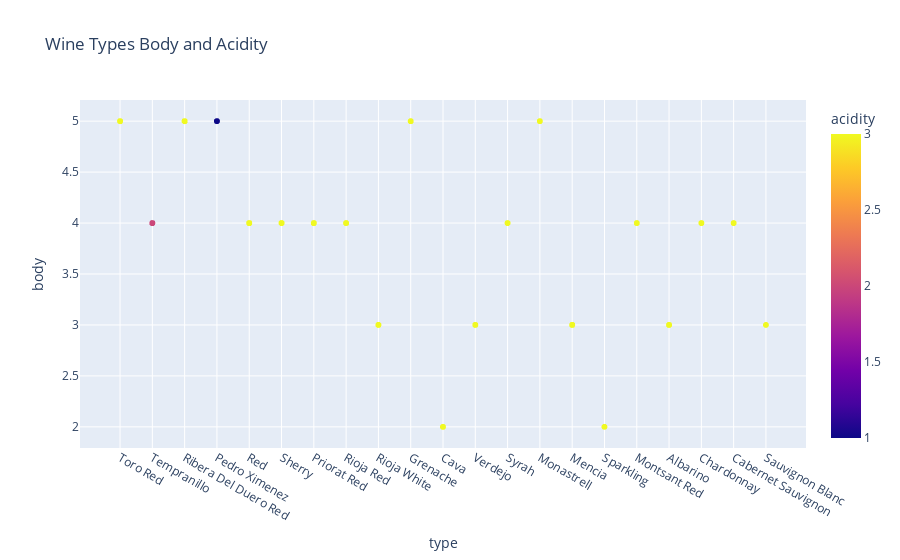

Here is the notebook cell this chart was saved with:
### Markdown cell above
body - type - acidity

### Code cell
fig = px.scatter(df, x="type", y="body", color="acidity", title='Wine Types Body and Acidity')
fig.show()

### Figure 1 — Plotly figure (JSON) as saved in the notebook; plotly's stock layout.template omitted (floating-point values rounded to 4 significant figures; data arrays with more than 128 entries replaced by an {"elided": "..."} marker saying what was removed)
{"data": [{"hovertemplate": "type=%{x}<br>body=%{y}<br>acidity=%{marker.color}<extra></extra>", "legendgroup": "", "marker": {"color": {"elided": "7500 int values"}, "coloraxis": "coloraxis", "symbol": "circle"}, "mode": "markers", "name": "", "showlegend": false, "type": "scattergl", "x": {"elided": "7500 str values"}, "xaxis": "x", "y": {"elided": "7500 int values"}, "yaxis": "y"}], "layout": {"coloraxis": {"colorbar": {"title": {"text": "acidity"}}, "colorscale": [[0, "#0d0887"], [0.1111, "#46039f"], [0.2222, "#7201a8"], [0.3333, "#9c179e"], [0.4444, "#bd3786"], [0.5556, "#d8576b"], [0.6667, "#ed7953"], [0.7778, "#fb9f3a"], [0.8889, "#fdca26"], [1, "#f0f921"]]}, "legend": {"tracegroupgap": 0}, "title": {"text": "Wine Types Body and Acidity"}, "xaxis": {"anchor": "y", "domain": [0, 1], "title": {"text": "type"}}, "yaxis": {"anchor": "x", "domain": [0, 1], "title": {"text": "body"}}}}
